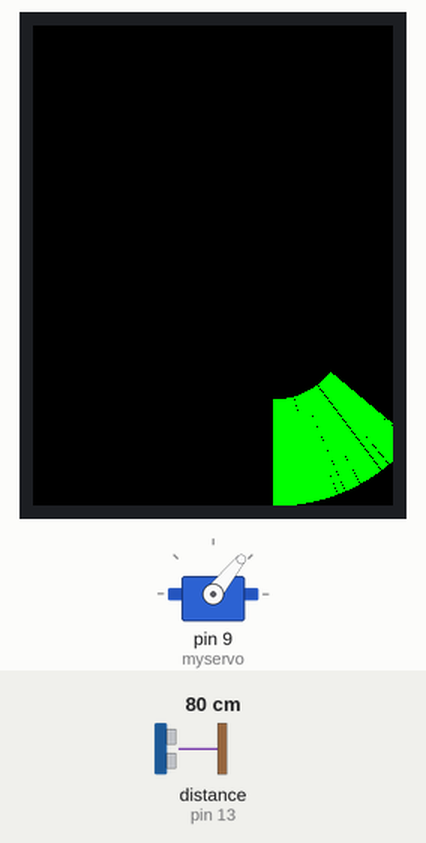
The sketch below on a simulated Arduino Uno, built with avr-gcc and run on an emulated ATmega328P. Shown: 240×320 colour display, servo. Wiring (inferred from the names in the program): ultrasonic range finder: trigger pin 11; echo pin 13. The inputs (shaded band) are chosen by the test bench; at power-on: distance to the obstacle (sensor on pin 13) 80 cm. The echo pulse lasts 58.3 µs per cm.

Above: at 1.59 s.
1.6 s: distance to the obstacle (sensor on pin 13) set to 22 cm
At 2.87 s:
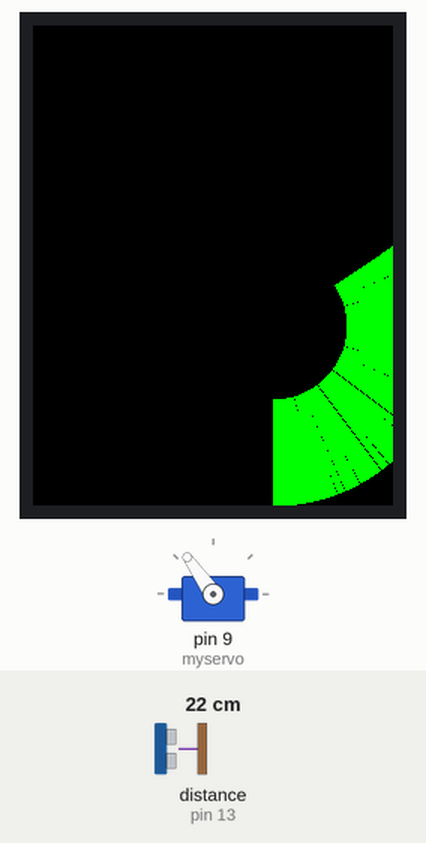
3.1 s: distance to the obstacle (sensor on pin 13) set to 19 cm
At 3.26 s:
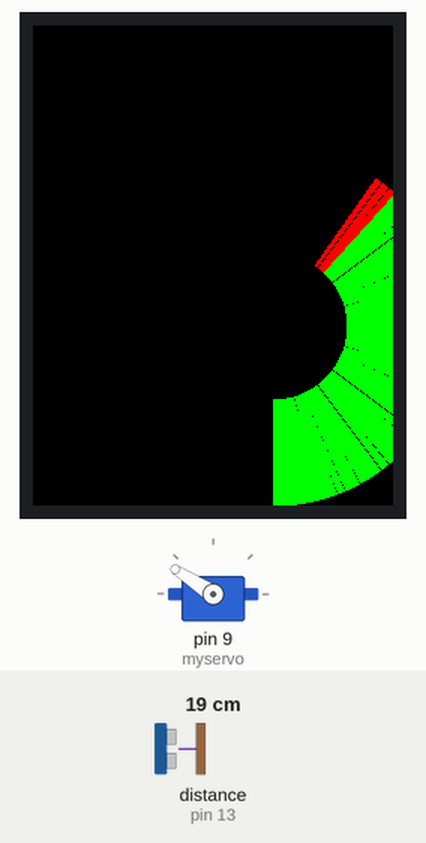
4.6 s: distance to the obstacle (sensor on pin 13) set to 299 cm
At 4.8 s:
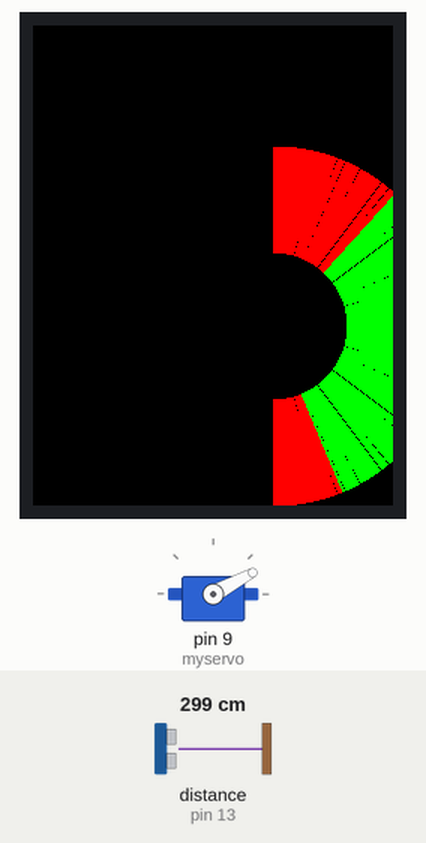
Timing chart, 0 to 16.8 s (numbered marks = the images above; inputs shaded):
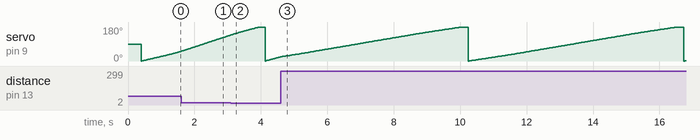

The sketch:

Radar_System.ino
```cpp
#include "Adafruit_GFX.h"
#include "MCUFRIEND_kbv.h"
#include "Math.h"
#include <Servo.h>

//===============================================================================
//for servo

Servo myservo;  // create servo object to control a servo
// twelve servo objects can be created on most boards

int pos = 0;    // variable to store the servo position
//================================================================================


//=================================================================================
//for ultrasunic

#define echoPin 13 // attach pin D13 Arduino to pin Echo of HC-SR04
#define trigPin 11 //attach pin D11 Arduino to pin Trig of HC-SR04

// defines variables
long duration; // variable for the duration of sound wave travel
int distance; // variable for the distance measurement
//======================================================================================

//=================================================================================
//for tft
MCUFRIEND_kbv tft;
#define GREEN 0x07E0
#define RED 0xF800

#define PI 3.1415926535897932384626433832795

int j, j2;
int i, i2;
//===========================================================================


void setup() {
// =======================================
//init the tft
  tft.reset();
  Serial.begin(9600);
  uint16_t ID = tft.readID();
  tft.begin(ID);
  tft.invertDisplay(true);
  tft.setTextSize(2);

//=======================================================
//init servo
  myservo.attach(9);  // attaches the servo on pin 9 to the servo object

//======================================================================
//init ultrasunic
  pinMode(trigPin, OUTPUT); // Sets the trigPin as an OUTPUT
  pinMode(echoPin, INPUT); // Sets the echoPin as an INPUT


}

void loop() {

  pos = 0;
  myservo.write(pos);


  for (int p = 0; p < 2000; p++) {

    j = 120 * (cos(PI * p / 2000));
    i = 120 * (sin(PI * p / 2000));
    j2 = 50 * (cos(PI * p / 2000));
    i2 = 50 * (sin(PI * p / 2000));
    if(p%11 == 0)
    {
      //as 2000/180 ==11
      //update position every p increased by 11
      // read the distance value
      myservo.write(pos);
      digitalWrite(trigPin, LOW);
      delayMicroseconds(2);
      // Sets the trigPin HIGH (ACTIVE) for 10 microseconds
      digitalWrite(trigPin, HIGH);
      delayMicroseconds(10);
      digitalWrite(trigPin, LOW);
      // Reads the echoPin, returns the sound wave travel time in microseconds
      duration = pulseIn(echoPin, HIGH);
      distance = duration * 0.034 / 2; // Speed of sound wave divided by 2 (go and back)
      pos++;
    }


    if(distance < 20)
    {
    tft.drawLine(i2 + 160, j2 +200, i +160, j +200, RED);
    }
    else
    {
      tft.drawLine(i2 + 160, j2 +200, i +160, j +200, GREEN);
    }

  }

  tft.reset();
  uint16_t ID = tft.readID();
  tft.begin(ID);
}
```

Measured:
- the behaviour switches between 21 and 20 cm on distance to the obstacle (sensor on pin 13) (found by bisection; images 1 and 2)
- after the input at 3.1 s, the display: first differs from a run without the input at once (image 2 shows a later state)
- by itself, servo on pin 9 (myservo): ramps from 0° to 180° and jumps back, once every 6.5 s
